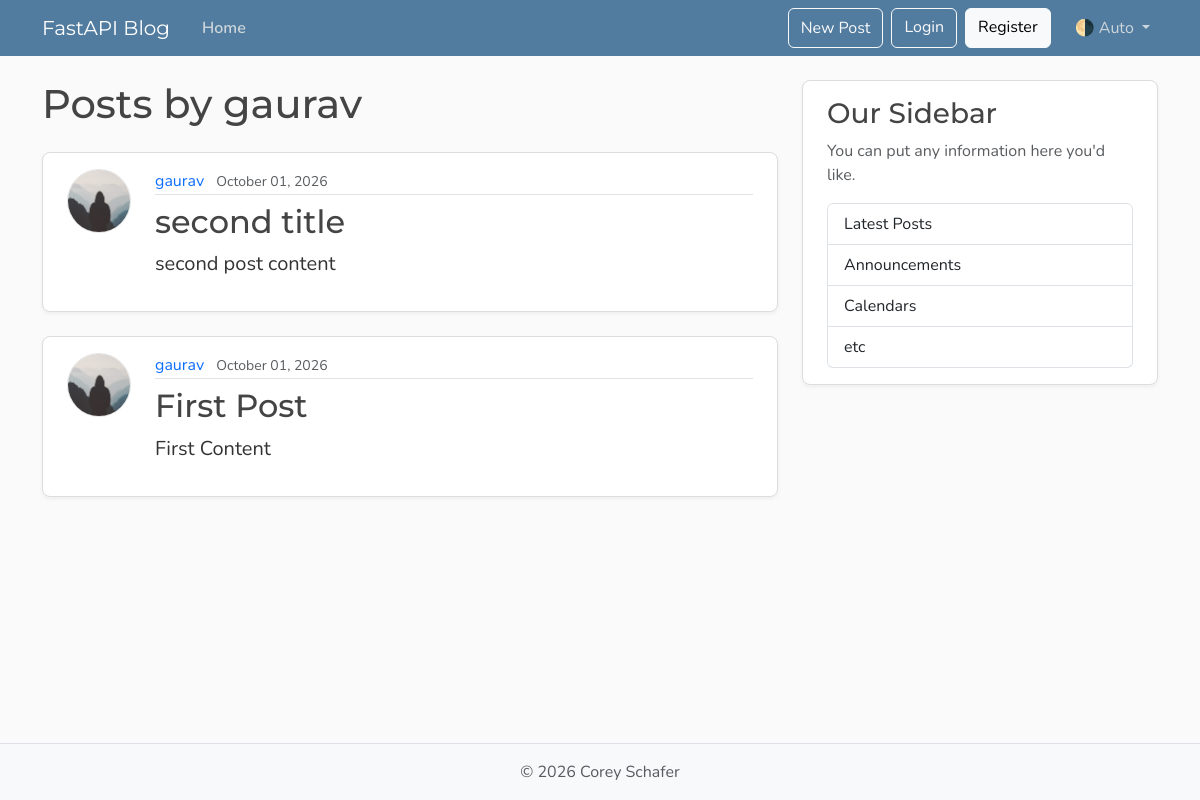
Page /user/2/posts on the committed database.
### models.py (models this page shows, shortened)
class User(Base):   # Set here cause we want to assossiate the post with each user
    __tablename__ = "users"  # Very imp if not referenced then while creating the table in metadata will show error
    id: Mapped[int] = mapped_column(Integer, primary_key=True, index=True)  # Mapped is generic type hint used by alchemy to indicate that attribute is mapped to db
    username: Mapped[str] = mapped_column(String(50), unique=True, nullable=False)
    email: Mapped[str] = mapped_column(String(120), unique=True, nullable=False)
    password_hash: Mapped[str] = mapped_column(String(200), nullable=True)
    image_file: Mapped[str | None] = mapped_column(
        String(200),
        nullable=True,
        default=None,
    )
    posts: Mapped[list[Post]] = relationship(
        back_populates="author",
        cascade="all, delete-orphan",   # delete-orphan -> This mean that if user is deleted then all the post are deleted as well
    )   # One to Many relationship. Here post can be connected to many user

class Post(Base):
    __tablename__ = "posts"
    id: Mapped[int] = mapped_column(Integer, primary_key=True, index=True)
    title: Mapped[str] = mapped_column(String(100), nullable=False)
    content: Mapped[str] = mapped_column(Text, nullable=False)
    user_id: Mapped[int] = mapped_column(
        ForeignKey("users.id"),  # We are referencing the user.id here against post
        nullable=False,
        index=True,
    )
    date_posted: Mapped[datetime] = mapped_column(
        DateTime(timezone=True),
        default=lambda: datetime.now(UTC),
    )
    likes: Mapped[int] = mapped_column(Integer, default=0, server_default="0")
    author: Mapped[User] = relationship(back_populates="posts")  # One to many relationship -> Links this relationship to the posts relationship in the User model:

### main.py (the view)
@ app.get('/user/{user_id}/posts', include_in_schema=False, name='user_posts')
async def user_posts_page(request: Request, user_id: int, db: Annotated[AsyncSession, Depends(get_db)]):
    result=await db.execute(
        Select(models.User).where(models.User.id == user_id)
    )
    existing_userid=result.scalars().first()
    if not existing_userid:
        raise HTTPException(status_code=status.HTTP_404_NOT_FOUND, detail="User ID not found")
    result=await db.execute(
        Select(models.Post)
        .options(selectinload(models.Post.author))  # We are using author in the templates that is why this is needed
        .where(models.Post.user_id == user_id)
        .order_by(models.Post.date_posted.desc()))
    all_posts=result.scalars().all()
    return templates.TemplateResponse(request,
                                      'user_posts.html', {
                                          'posts': all_posts,
                                          "user": existing_userid,
                                          "title": f"{existing_userid.username}'s Post"
                                      }
                                      )

### templates/user_posts.html (shortened to what this page needs)
{% extends "layout.html" %}
{% block content %}
<h1 class="mb-4">Posts by {{ user.username }}</h1>
<div id="postsContainer">
  {% for post in posts %}
  <article class="content-section py-3 px-4 mb-4">
    <div class="d-flex align-items-start gap-4">
      <img class="rounded-circle article-img flex-shrink-0" src="{{ post.author.image_path }}"
        alt="{{ post.author.username }}'s profile picture" width="64" height="64" loading="lazy">
      <div class="flex-grow-1">
        <div class="article-metadata mb-2">
          <a class="me-2" href="{{ url_for('user_posts', user_id=post.author.id) }}">{{ post.author.username }}</a>
          <small class="text-body-secondary">{{ post.date_posted.strftime("%B %d, %Y") }}</small>
        </div>
        <h2>
          <a class="article-title" href="{{ url_for('post_page', post_id=post.id) }}">{{ post.title }}</a>
        </h2>
        <p class="article-content">{{ post.content }}</p>
      </div>
    </div>
  </article>
  {% else %}
  <p class="text-body-secondary">No posts by this user yet.</p>
  {% endfor %}
</div>
{% endblock content %}

### static/css/main.css (style rules this page uses)
:root { --font-heading: "Montserrat", system-ui, -apple-system, BlinkMacSystemFont, sans-serif; --font-body: "Nunito", system-ui, -apple-system, BlinkMacSystemFont, sans-serif; --color-bg-body: #fafafa; --color-bg-content: #ffffff; --color-text-primary: #333333; --color-text-heading: #444444; --color-steel: #527c9f; --color-nav-link: #cbd5db; --color-nav-link-hover: #ffffff; --color-link-hover: #428bca; --color-border: #dddddd; --color-border-light: #e3e3e3; --spacing-xl: 5rem; --article-img-size: 4rem; --account-img-size: 7.813rem; }
body { font-family: var(--font-body); background: var(--color-bg-body); color: var(--color-text-primary); }
h1, h2, h3, h4, h5, h6 { font-family: var(--font-heading); color: var(--color-text-heading); }
a { text-decoration: none; }
.content-section { background: var(--color-bg-content); border: 1px solid var(--color-border); border-radius: 0.5rem; box-shadow: 0 2px 4px rgba(15, 23, 42, 0.05); transition: box-shadow 0.15s ease, transform 0.15s ease, border-color 0.15s ease; }
.article-title { color: var(--color-text-heading); transition: color 0.2s ease-in-out; }
.article-content { white-space: pre-line; font-size: 1.25rem; }
.article-img { height: var(--article-img-size); width: var(--article-img-size); flex-shrink: 0; object-fit: cover; border: 1px solid var(--color-border-light); box-shadow: 0 0 0 2px var(--color-bg-content); }
.article-metadata { padding-bottom: 0.063rem; border-bottom: 1px solid var(--color-border-light); }
.article-metadata a { transition: color 0.2s ease-in-out; }

### rows in the picture
User: username "gaurav"
Post: author.username "gaurav", date_posted "October 01, 2026", title "second title", content "second post content"
Post: author.username "gaurav", date_posted "October 01, 2026", title "First Post", content "First Content"
